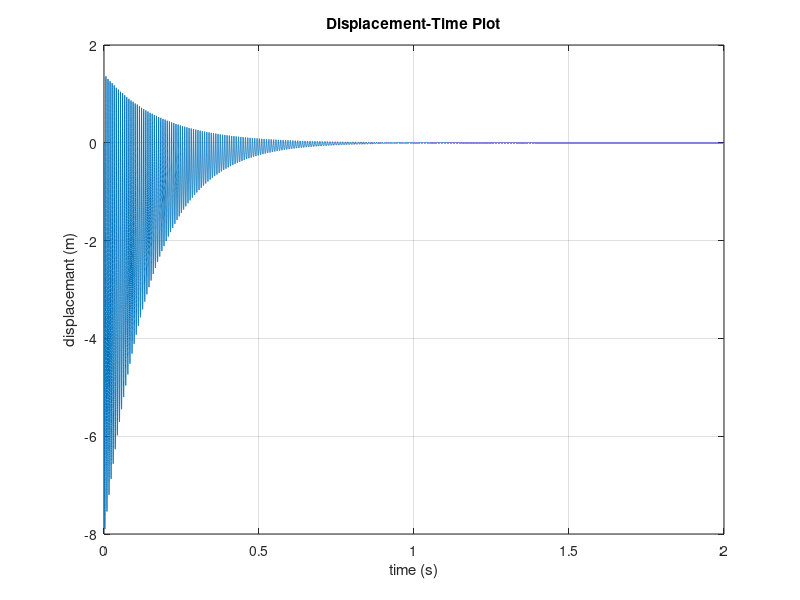
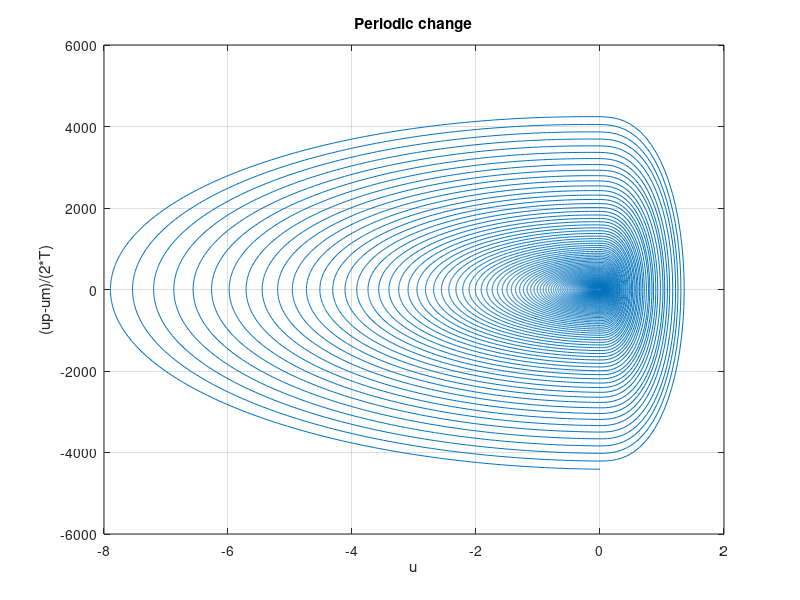
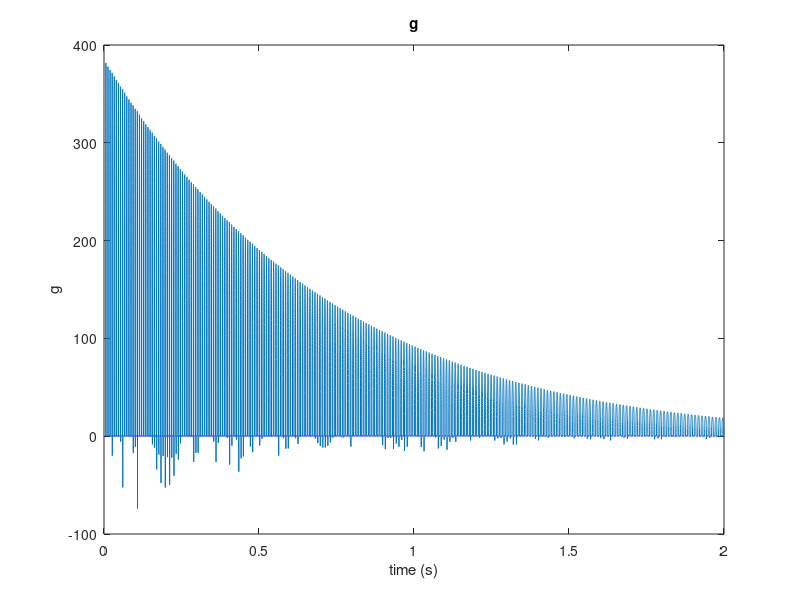
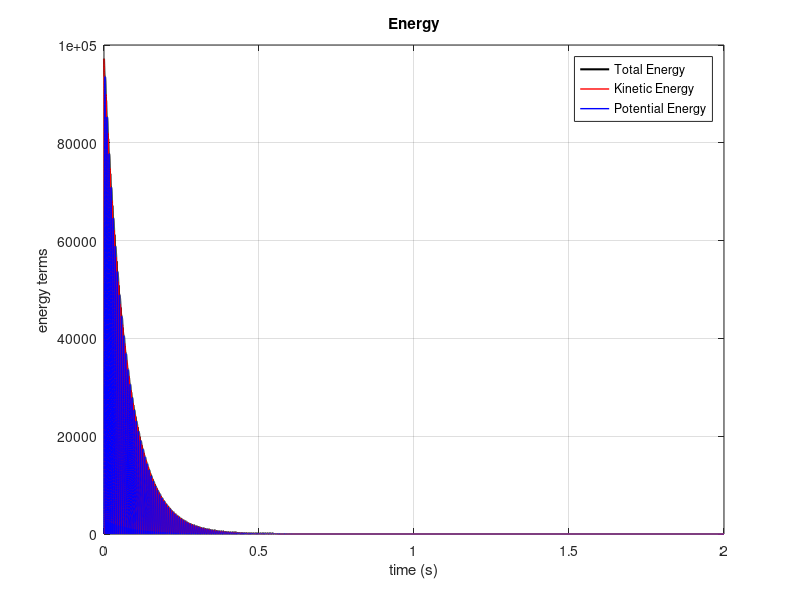

Source code (MATLAB) for these figures, in order:
% Collision 2

clear;

fs = 44100; % sample rate (Hz)
T = 1/fs; % time period (s)
dur = 2; % duration of signal (s)
Ns = floor(dur*fs); % number of samples
t = (0:Ns-1)*T; % time vector

m = 0.01;
kc = 1e5;
alp = 1.5;

um = 0.1; % u(n-1)
u = 0; % u(n)
up = 0; % u(n+1)

up0 = 0;

psim = 0; % psi(n-1)
psi = 0; % psi(n)
psip = 0; % psi(n+1)

k = 3000;
z = 0;
a = k*T^2/m;
xi = (T^2)/m;

out = zeros(1,Ns);
out2 = zeros(1,Ns);
out3 = zeros(1,Ns);

KE = zeros(1,Ns); % kinetic energy
PE = zeros(1,Ns); % potential energy

for n=1:Ns
    
    h = (2-a)*u -2*um;
    up0 = h/(1+a)+um;
    g = 2*(-psim)/((up0-z)-(um-z));
    
    if u-z>0 && kc>0
        g = sqrt(0.5*kc*(alp+1)*(u-z)^(alp-1));
    end 
    
    s = (h-xi*(psim-0.25*g*z)*g) / (1+a+0.25*xi*g^2);
    up = s+um;
    psip = psim+0.5*g*s;
    
    out(n) = u;
    out2(n) = (up-um)/(2*T);
    out3(n) = g;
    
    KE(n) = 0.5*m*(((up-u)/T)^2);
    PE(n) = 0.125*k*(up+u)^2;

    psim = psip;
    um = u;
    u = up;
end

TE = PE + KE;

soundsc(out,fs);

% displacement-time plot
figure(1);
clf;
plot(t,out);
xlabel('time (s)');
ylabel('displacemant (m)');
title('Displacement-Time Plot');
grid;

% Periodic change
figure(2);
clf;
plot(out,out2);
xlabel('u');
ylabel('(up-um)/(2*T)');
title('Periodic change');
grid;

figure(3);
clf;
plot(t,out3);
xlabel('time (s)');
ylabel('g');
title('g');

% energy terms plot
figure(4);
clf;
plot(t,TE,'k-','Linewidth',1.5);
hold on;
plot(t,KE,'r-','Linewidth',1.0);
plot(t,PE,'b-','Linewidth',1.0);
hold off;
xlabel('time (s)');
ylabel('energy terms');
title('Energy');
grid;
legend('Total Energy','Kinetic Energy','Potential Energy','Location','northeast');